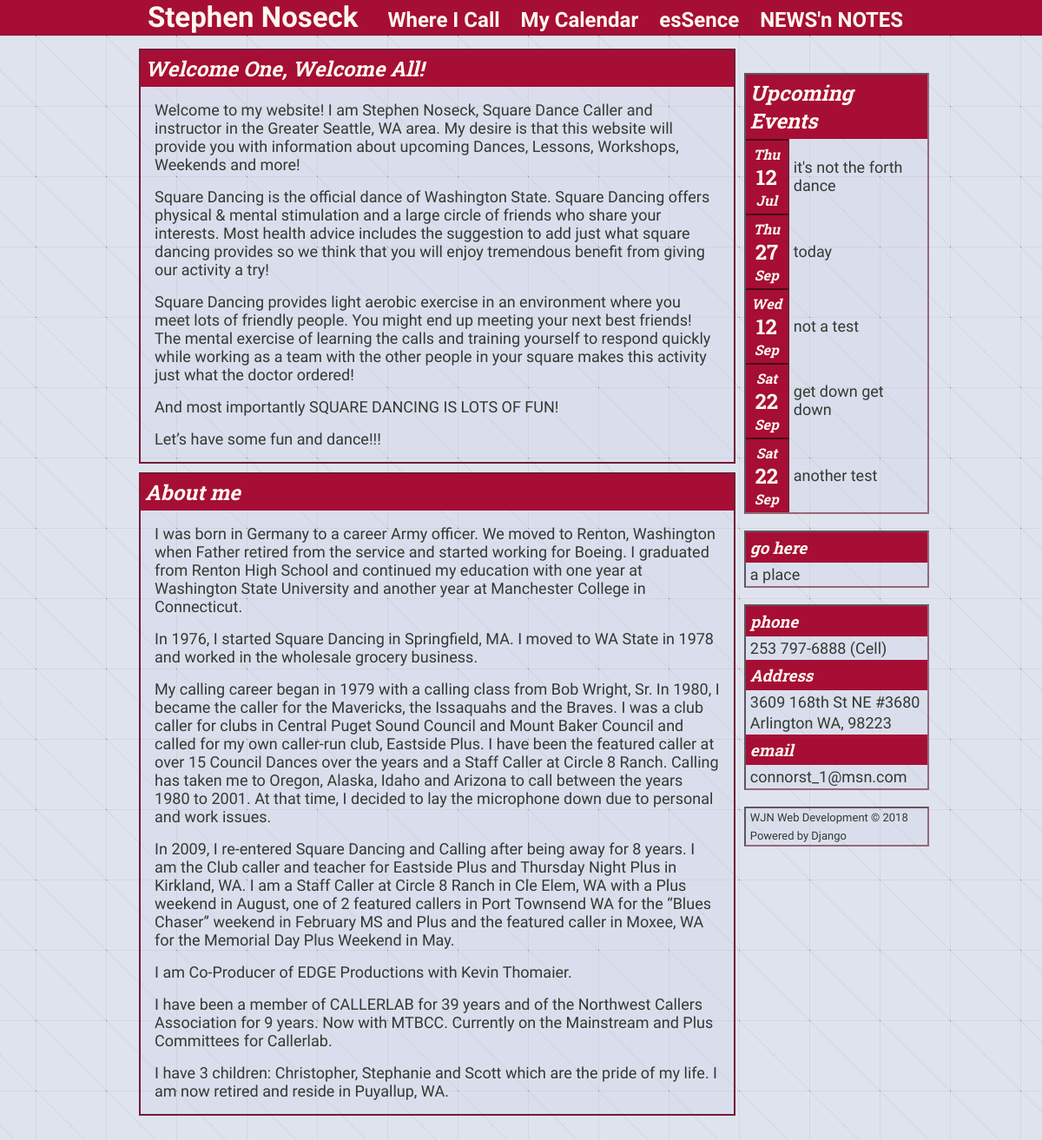
The page / on the database its author committed.
### Stevie/models.py (models this page shows, shortened)
class Post(models.Model):
    HOME = 'HM'
    VENUES = 'VN'
    CALENDAR = 'CL'
    ESSENSE = 'ES'
    SIDEBAR = 'SB'
    CONTACT_INFO = 'CI'
    NEWSN_NOTES = 'NN'
    PAGE_INDEX = (
        (HOME, 'Home'),
        (VENUES, 'Venues'),
        (CALENDAR, 'Calendar'),
        (ESSENSE, 'esSense'),
        (SIDEBAR, 'Sidebar'),
        (CONTACT_INFO, 'Contact Info'),
        (NEWSN_NOTES, 'NEWS\'n NOTES')
    )
    title = models.CharField(max_length=100, blank=True, null=True)
    text = models.TextField(blank=True, null=True)
    page = models.CharField(max_length=2, choices=PAGE_INDEX)
    address = models.CharField(max_length=100, blank=True, null=True)
    venue = models.CharField(max_length=100, blank=True, null=True)
    letter = models.FileField(upload_to='newsletters', blank=True, null=True)

class Calendar(models.Model):
    title = models.CharField(max_length=100)
    date_time = models.DateTimeField()
    address = models.CharField(max_length=100)
    venue = models.CharField(max_length=100)
    description = models.TextField()
    flyer = models.ImageField(upload_to='flyers', blank=True, null=True)
    event_site = models.URLField(blank=True, null=True)
    def getMonth(self):
        return self.date_time.strftime('%b')
    def dayOfWeek(self):
        return self.date_time.strftime('%a')

### Stevie/views.py (the view)
# urls.py: path('', views.index, name='index'),
def index(request):
    cal = Calendar.objects.all()[:5]
    side = Post.objects.filter(page='SB')
    info = Post.objects.filter(page='CI')
    post = Post.objects.filter(page='HM')
    context = {'post' : post, 'title': '- The Website', 'side': side, 'info': info, 'cal': cal}
    return render(request, 'Stevie/posts.html', context)

### Stevie/templates/Stevie/posts.html (shortened to what this page needs)
{% extends 'layout.html' %}
{% block content %}
    {% if post %}
        <div>
            {% for p in post %}
                <section>
                    <h1>{{ p.title }}</h1>
                    <div class="text">
                        <p>{{ p.text|linebreaks }}</p>
                    </div>
                </section>
            {% endfor %}
        </div>
    {% else %}
        <p style="display: none">There isn't anything here...</p>
    {% endif %}
{% endblock content %}

### Stevie/templates/Stevie/sidebar.html
<div>
    {% if cal %}
        {% include 'Stevie/sideCal.html' %}
    {% endif %}
</div>
<br>
<div>
    {% if side %}
        {% for s in side %}
            <section>
                <h3>{{ s.title }}</h3>
                <p>{{ s.text|linebreaks }}</p>
            </section>
        {% endfor %}
    {% else %}
        <p style="display: none">no links</p>
    {% endif %}
</div>
<br>
<div>
    {% if info %}
        {% for i in info %}
            <section>
                <h3>{{ i.title }}</h3>
                <p>{{ i.text|linebreaks }}</p>
            </section>
        {% endfor %}
    {% else %}
        <p style="display: none">no contact info</p>
    {% endif %}
</div>
<br>
<div class="foot">
    {% include 'Stevie/footer.html' %}
</div>

### Stevie/templates/Stevie/sideCal.html (shortened to what this page needs)
<section class="cal-title"><h1>Upcoming Events</h1></section>
    {% for c in cal %}
        <section class="cal-sec">
            <article>
                    <span class="cal-box">
                        <h4>{{ c.dayOfWeek }}</h4>
                        <h2>{{ c.date_time.day}}</h2>
                        <h4>{{ c.getMonth }}</h4>
                    </span>
            </article>
                {% if c.event_site %}
                    <a href="{{ c.event_site }}">
                {% endif %}
                    <p>{{ c.title }}</p>
                {% if c.event_site %}
                    </a>
                {% endif %}
        </section>
    {% endfor %}

### Stevie/static/styles.css (style rules this page uses)
body { background-color: #d3d9e6b6; background-image: url("./axiom-pattern.png"); text-align: center; color: #313a32; font-family: 'Roboto Condensed', sans-serif; }
p { font-size: 18px; }
h1, h2, h3, h4, h5, h6 { font-family: 'Roboto Slab', serif; color: #fff8f0; }
@media screen and (min-width: 400px) { .cal-sec { display: grid; grid-template-columns: 50px 1fr; } }
@media screen and (min-width: 767px) { .cal-sec { display: grid; grid-template-columns: 50px 1fr; } }
a { text-decoration: none; color: #313a32; }
.content p { margin: 16px; }
.text { z-index: 1; }
section { border: 2px solid #741C35; background-color: #9eacda15; margin-top: 10px; text-align: left; overflow: auto; }
section h1, h3, h4 { background-color: #a60e35; font-weight: bold; font-stretch: expanded; font-style: italic; margin: 0; padding: 5px; }
.side section { background-image: none; border: none; margin: 0; }
.side div { border: #6b2436a2 inset 2px; }
.side p { margin: 3px 5px; }
.cal-title { background-color: #a60e35; display: grid; grid-template-columns: 2fr auto 3fr; }
.cal-title h1 { grid-column: 2; }
.cal-sec p, .cal-sec a { margin-top: auto; margin-bottom: auto; }
.cal-box { text-align: center; }
.cal-box :first-child { margin-top: 5px; }
.cal-box :last-child { margin-bottom: 5px; }
article { background-color: #a60e35; border: #6b2436a2 inset 2px; border-left: none; border-bottom: none; }
article * { margin: 0 3px; padding: 0; }

### rows shown on the page
Post: title "Welcome One, Welcome All!", text "Welcome to my website! I am Stephen Noseck, Square Dance Caller and instructor in the Greater Seattle, WA area. My desire is that this website will provide you with information about upcoming Dances, Lessons, Workshops, Weekends and more! Square Dancing is the official dance of Washington State. Square Dancing offers physical & mental stimulation and a large circle of friends who share your interests. Most health advice includes the suggestion to add just what square dancing provides so we think that you will enjoy tremendous benefit from giving our activity a try! Square Dancing provides light aerobic exercise in an environment where you meet lots of friendly people. You might end up…"
Post: title "About me", text "I was born in Germany to a career Army officer. We moved to Renton, Washington when Father retired from the service and started working for Boeing. I graduated from Renton High School and continued my education with one year at Washington State University and another year at Manchester College in Connecticut. In 1976, I started Square Dancing in Springfield, MA. I moved to WA State in 1978 and worked in the wholesale grocery business. My calling career began in 1979 with a calling class from Bob Wright, Sr. In 1980, I became the caller for the Mavericks, the Issaquahs and the Braves. I was a club caller for clubs in Central Puget Sound Council and Mount Baker Council and called for my own…"
Calendar: dayOfWeek "Thu", date_time.day "12", getMonth "Jul", title "it's not the forth dance"
Calendar: dayOfWeek "Thu", date_time.day "27", getMonth "Sep", title "today"
Calendar: dayOfWeek "Wed", date_time.day "12", getMonth "Sep", title "not a test"
Calendar: dayOfWeek "Sat", date_time.day "22", getMonth "Sep", title "get down get down"
Calendar: dayOfWeek "Sat", date_time.day "22", getMonth "Sep", title "another test"
Post: title "go here", text "a place"
Post: title "phone", text "253 797-6888 (Cell)"
Post: title "Address", text "3609 168th St NE #3680 Arlington WA, 98223"
Post: title "email", text "connorst_1@msn.com"
